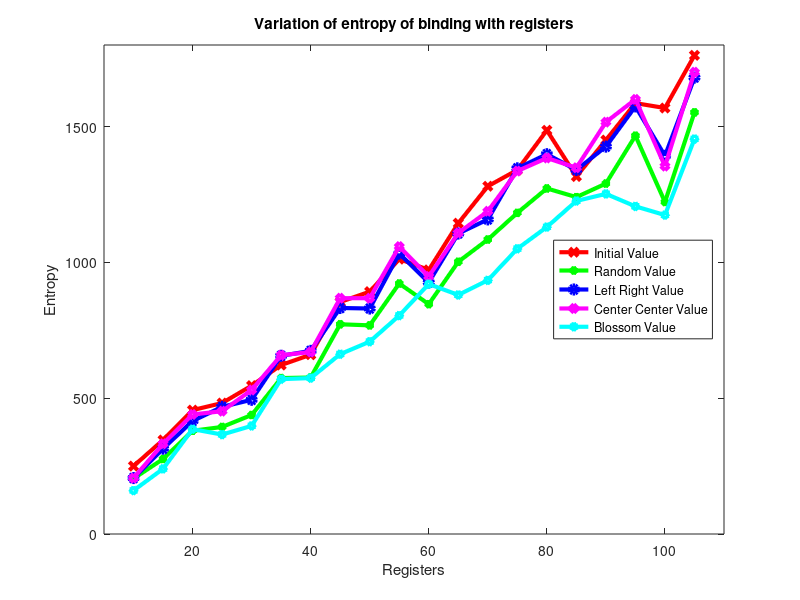
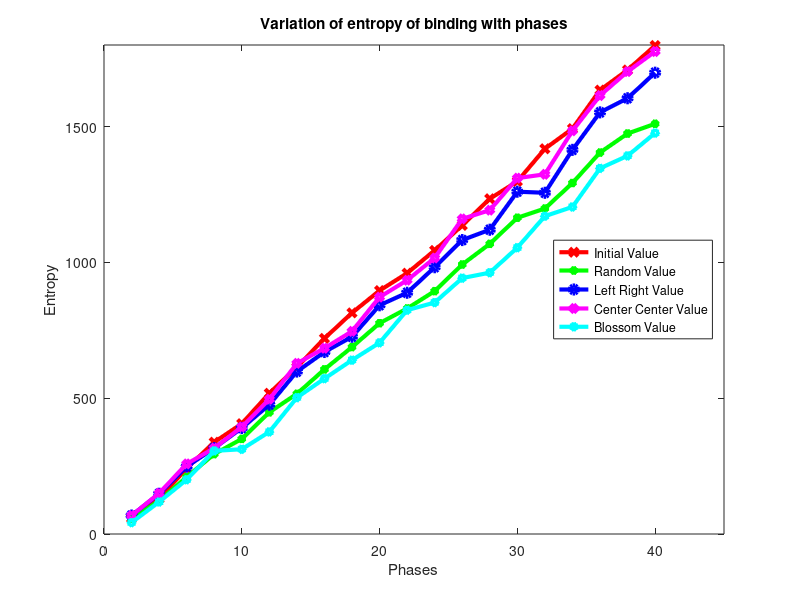
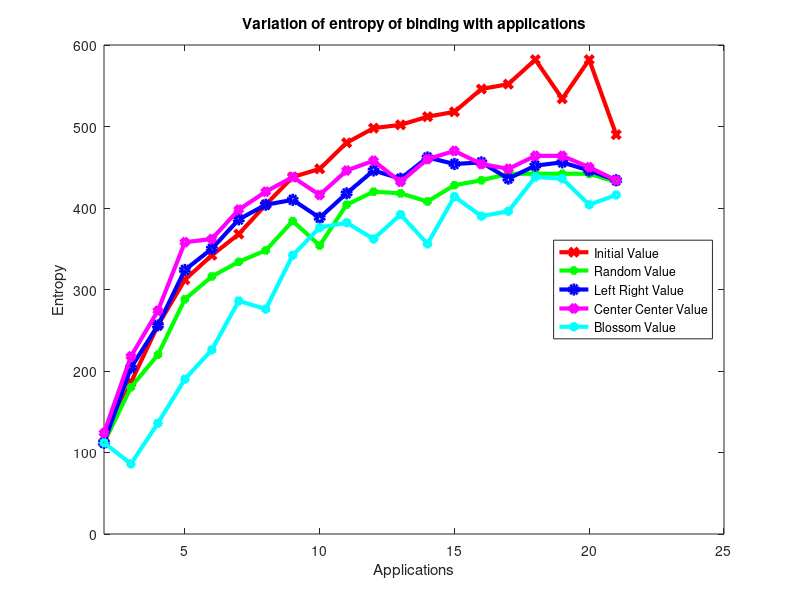

MATLAB code to generate these figures, in order:
clear;
load data1.txt
figure;
x = data1(1:20,2);
z = plot(x,data1(1:20,5),"rx-",x,data1(1:20,6),"g*-",x,data1(1:20,7),"bo-",x,data1(1:20,8),"md-",x,data1(1:20,9),"cp-");
title("Variation of entropy of binding with registers");
xlabel("Registers");
ylabel("Entropy");
legend("Initial Value",	"Random Value",	"Left Right Value",	"Center Center Value","Blossom Value",'location', 'east');
set (z,"linewidth", 3) ;
axis([5 110 0 1800]);
print -deps -color data1.eps

clear;
load data2.txt
figure;
x = data2(1:20,3);
z = plot(x,data2(1:20,5),"rx-",x,data2(1:20,6),"g*-",x,data2(1:20,7),"bo-",x,data2(1:20,8),"md-",x,data2(1:20,9),"cp-");
title("Variation of entropy of binding with phases");
xlabel("Phases");
ylabel("Entropy");
legend("Initial Value",	"Random Value",	"Left Right Value",	"Center Center Value","Blossom Value",'location', 'east');
set (z,"linewidth", 3) ;
axis([0 45 0 1800]);
print -deps -color data2.eps

clear;
load data3.txt
figure;
x = data3(1:20,4);
z = plot(x,data3(1:20,5),"rx-",x,data3(1:20,6),"g*-",x,data3(1:20,7),"bo-",x,data3(1:20,8),"md-",x,data3(1:20,9),"cp-");
title("Variation of entropy of binding with applications");
xlabel("Applications");
ylabel("Entropy");
legend("Initial Value",	"Random Value",	"Left Right Value",	"Center Center Value","Blossom Value",'location', 'east');
set (z,"linewidth", 3) ;
axis([2 25 0 600]);
print -deps -color data3.eps



